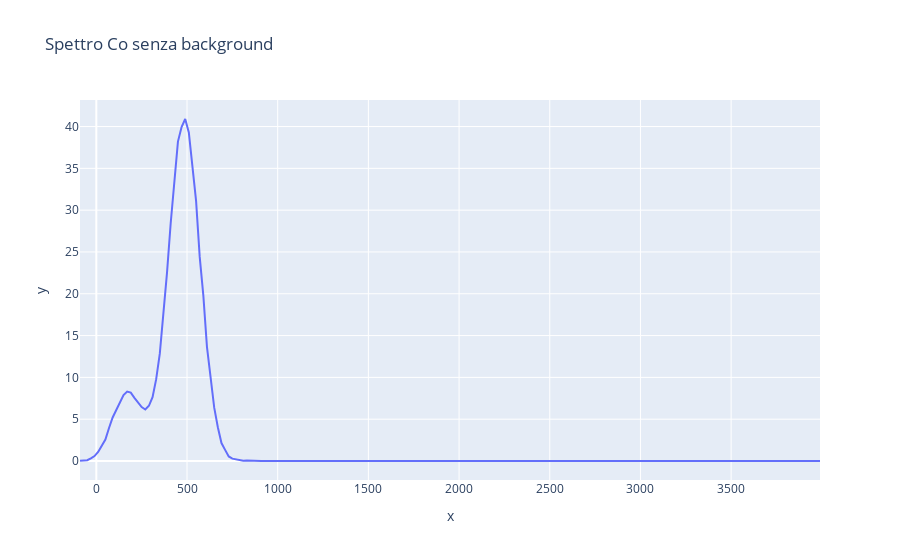

Notebook source saved alongside this figure:
### Code cell
channel = channel_back
frequency = frequency_Co - frequency_back

for i in range(len(frequency)):
    if frequency[i] < 0:
        frequency[i] = 0

plt.plot(channel, frequency, marker='', linestyle='-', color='green', label='Co')
plt.xlabel('Channel')
plt.ylabel('Frequency')
plt.legend()
plt.title('Spettro Co senza background')
plt.grid()

import plotly.express as px

fig = px.line(x=channel, y=frequency, title='Spettro Co senza background')
fig.show()

### Figure 1 — Plotly figure (JSON) as saved in the notebook; plotly's stock layout.template omitted (floating-point values rounded to 4 significant figures; data arrays with more than 128 entries replaced by an {"elided": "..."} marker saying what was removed)
{"data": [{"hovertemplate": "x=%{x}<br>y=%{y}<extra></extra>", "legendgroup": "", "line": {"color": "#636efa", "dash": "solid"}, "marker": {"symbol": "circle"}, "mode": "lines", "name": "", "orientation": "v", "showlegend": false, "type": "scatter", "x": {"elided": "205 int values"}, "xaxis": "x", "y": {"elided": "205 float values"}, "yaxis": "y"}], "layout": {"legend": {"tracegroupgap": 0}, "title": {"text": "Spettro Co senza background"}, "xaxis": {"anchor": "y", "domain": [0, 1], "title": {"text": "x"}}, "yaxis": {"anchor": "x", "domain": [0, 1], "title": {"text": "y"}}}}
